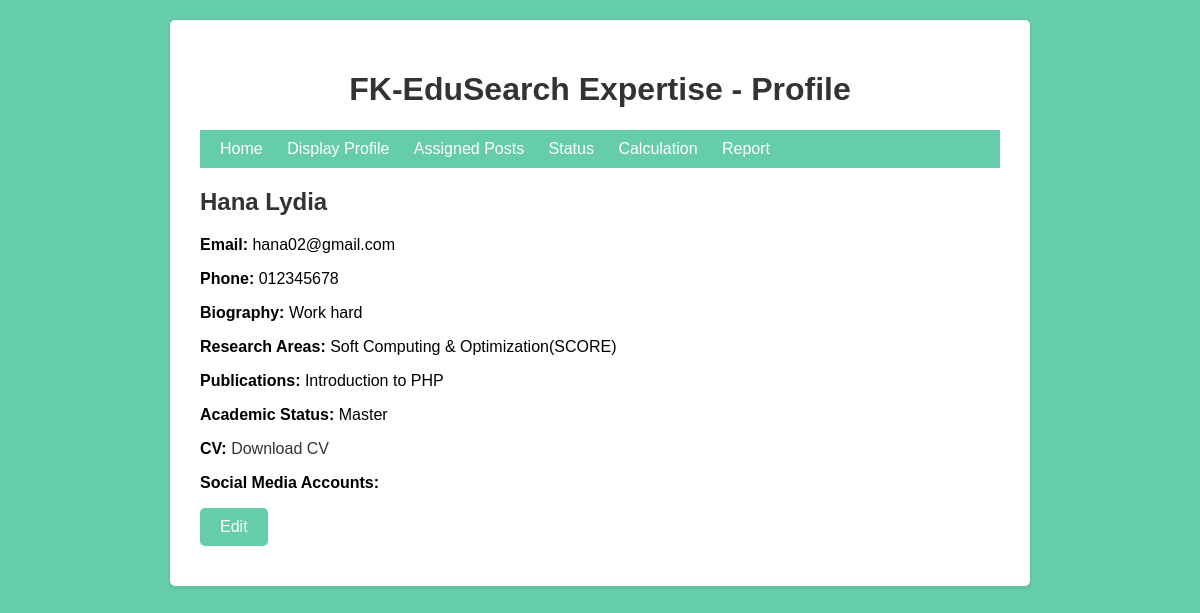
The app's page /display_profile.php (signed in) with its own data.
### tables this page shows
CREATE TABLE `experts` (
  `expert_id` int(11) NOT NULL,
  `password` varchar(10) NOT NULL,
  `name` varchar(100) NOT NULL,
  `email` varchar(100) NOT NULL,
  `phone` varchar(20) NOT NULL,
  `biography` text DEFAULT NULL,
  `research_areas` text DEFAULT NULL,
  `publications` text DEFAULT NULL,
  `academic_status` varchar(100) DEFAULT NULL,
  `cv_file` varchar(255) DEFAULT NULL,
  `social_media_accounts` text DEFAULT NULL
);

### display_profile.php (the view, shortened to what this page needs)
<?php
if (isset($_SESSION['username']) && isset($_SESSION['id']) && $_SESSION['role'] == 'expert') {
   $expert_id = $_SESSION['id'];
   $host = "localhost";
   $username = "root";
   $password = "p@ssw0rd";
   $database = "my-db";
   $connection = mysqli_connect($host, $username, $password, $database);
   $sql = "SELECT * FROM `experts` WHERE `expert_id` = $expert_id";
   $result = mysqli_query($connection, $sql);
?>
   <!DOCTYPE html>
   <html>
   <head>
   </head>
   <body>
      <div class="container">
         <h1>FK-EduSearch Expertise - Profile</h1>
         <div class="navigation">
            <ul>
               <li><a href="dashboard.php">Home</a></li>
               <li><a href="display_profile.php">Display Profile</a></li>
               <li><a href="search.php">Assigned Posts</a></li>
               <li><a href="search.php">Status</a></li>
               <li><a href="search.php">Calculation</a></li>
               <li><a href="search.php">Report</a></li>
            </ul>
         </div>
         <?php
         if (mysqli_num_rows($result) > 0) {
            while ($profile = mysqli_fetch_assoc($result)) {
         ?>
               <h2><?php echo $profile['name']; ?></h2>
               <p><strong>Email:</strong> <?php echo $profile['email']; ?></p>
               <p><strong>Phone:</strong> <?php echo $profile['phone']; ?></p>
               <p><strong>Biography:</strong> <?php echo $profile['biography']; ?></p>
               <p><strong>Research Areas:</strong> <?php echo $profile['research_areas']; ?></p>
               <p><strong>Publications:</strong> <?php echo $profile['publications']; ?></p>
               <p><strong>Academic Status:</strong> <?php echo $profile['academic_status']; ?></p>
               <p><strong>CV:</strong> <a href="<?php echo $profile['cv_file']; ?>" target="_blank">Download CV</a></p>
               <p><strong>Social Media Accounts:</strong> <?php echo $profile['social_media_accounts']; ?></p>
               <p><a href="manage_profile.php?expert_id=<?php echo $profile['expert_id']; ?>" class="edit-button">Edit</a></p>
         <?php
            }
         } else {
            echo "Profile not found.";
         }
         ?>
      </div>
   </body>
   </html>
<?php
} else {
   header("Location: index.php");
   exit();
}
?>

### css/display_profile_style.css (style rules this page uses)
body { font-family: Arial, sans-serif; background-color: #66CDAA; background-image: url("ump.jpg"); background-position: center; background-size: cover; background-repeat: no-repeat; margin: 0; padding: 20px; }
h1 { text-align: center; color: #333; }
h2 { color: #333; margin-top: 20px; }
p { margin-bottom: 10px; }
strong { font-weight: bold; }
a { text-decoration: none; color: #333; }
.navigation { background-color: #66CDAA; padding: 10px; }
.navigation ul { list-style-type: none; margin: 0; padding: 0; }
.navigation ul li { display: inline; }
.navigation ul li a { text-decoration: none; color: #fff; margin: 0 10px; }
.container { max-width: 800px; margin: 0 auto; background-color: #fff; padding: 30px; border-radius: 5px; box-shadow: 0 2px 5px rgba(0, 0, 0, 0.1); }
.edit-button { display: inline-block; padding: 10px 20px; background-color: #66CDAA; color: white; text-decoration: none; border-radius: 5px; transition: background-color 0.3s ease; }

### records on screen
experts: name "Hana Lydia", email "hana02@gmail.com", phone "012345678", biography "Work hard", research_areas "Soft Computing & Optimization(SCORE)", publications "Introduction to PHP", academic_status "Master"
